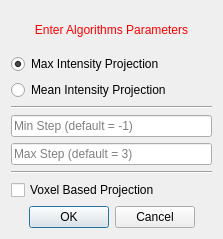
<?xml version="1.0" encoding="UTF-8"?>
<ui version="4.0">
 <class>AtrialScarViewUIScar</class>
 <widget class="QWidget" name="AtrialScarViewUIScar">
  <property name="geometry">
   <rect>
    <x>0</x>
    <y>0</y>
    <width>223</width>
    <height>239</height>
   </rect>
  </property>
  <property name="sizePolicy">
   <sizepolicy hsizetype="Preferred" vsizetype="Minimum">
    <horstretch>0</horstretch>
    <verstretch>0</verstretch>
   </sizepolicy>
  </property>
  <property name="minimumSize">
   <size>
    <width>0</width>
    <height>239</height>
   </size>
  </property>
  <property name="maximumSize">
   <size>
    <width>16777215</width>
    <height>239</height>
   </size>
  </property>
  <property name="windowTitle">
   <string>Set Values</string>
  </property>
  <layout class="QVBoxLayout" name="verticalLayout">
   <item>
    <widget class="QLabel" name="titleLabel">
     <property name="styleSheet">
      <string notr="true">QLabel { color: rgb(255, 0, 0) }</string>
     </property>
     <property name="text">
      <string>Enter Algorithms Parameters</string>
     </property>
     <property name="alignment">
      <set>Qt::AlignCenter</set>
     </property>
    </widget>
   </item>
   <item>
    <widget class="QRadioButton" name="radioButton_1">
     <property name="text">
      <string>Max Intensity Projection</string>
     </property>
     <property name="checked">
      <bool>true</bool>
     </property>
    </widget>
   </item>
   <item>
    <widget class="QRadioButton" name="radioButton_2">
     <property name="text">
      <string>Mean Intensity Projection</string>
     </property>
    </widget>
   </item>
   <item>
    <widget class="Line" name="line_1">
     <property name="orientation">
      <enum>Qt::Horizontal</enum>
     </property>
    </widget>
   </item>
   <item>
    <widget class="QLineEdit" name="lineEdit_1">
     <property name="text">
      <string/>
     </property>
     <property name="placeholderText">
      <string>Min Step (default = -1)</string>
     </property>
    </widget>
   </item>
   <item>
    <widget class="QLineEdit" name="lineEdit_2">
     <property name="placeholderText">
      <string>Max Step (default = 3)</string>
     </property>
    </widget>
   </item>
   <item>
    <widget class="Line" name="line_2">
     <property name="orientation">
      <enum>Qt::Horizontal</enum>
     </property>
    </widget>
   </item>
   <item>
    <widget class="QCheckBox" name="checkBox">
     <property name="toolTip">
      <string>&lt;html&gt;&lt;head/&gt;&lt;body&gt;&lt;p&gt;Changes the intensity's projection method. Resulting in unsmoothed and less fibrotic regions.&lt;/p&gt;&lt;/body&gt;&lt;/html&gt;</string>
     </property>
     <property name="text">
      <string>Voxel Based Projection</string>
     </property>
    </widget>
   </item>
   <item>
    <widget class="QDialogButtonBox" name="buttonBox">
     <property name="enabled">
      <bool>true</bool>
     </property>
     <property name="orientation">
      <enum>Qt::Horizontal</enum>
     </property>
     <property name="standardButtons">
      <set>QDialogButtonBox::Cancel|QDialogButtonBox::Ok</set>
     </property>
     <property name="centerButtons">
      <bool>true</bool>
     </property>
    </widget>
   </item>
   <item>
    <spacer name="spacer">
     <property name="orientation">
      <enum>Qt::Vertical</enum>
     </property>
     <property name="sizeType">
      <enum>QSizePolicy::Fixed</enum>
     </property>
     <property name="sizeHint" stdset="0">
      <size>
       <width>20</width>
       <height>0</height>
      </size>
     </property>
    </spacer>
   </item>
  </layout>
 </widget>
 <layoutdefault spacing="6" margin="11"/>
 <resources/>
 <connections/>
</ui>
